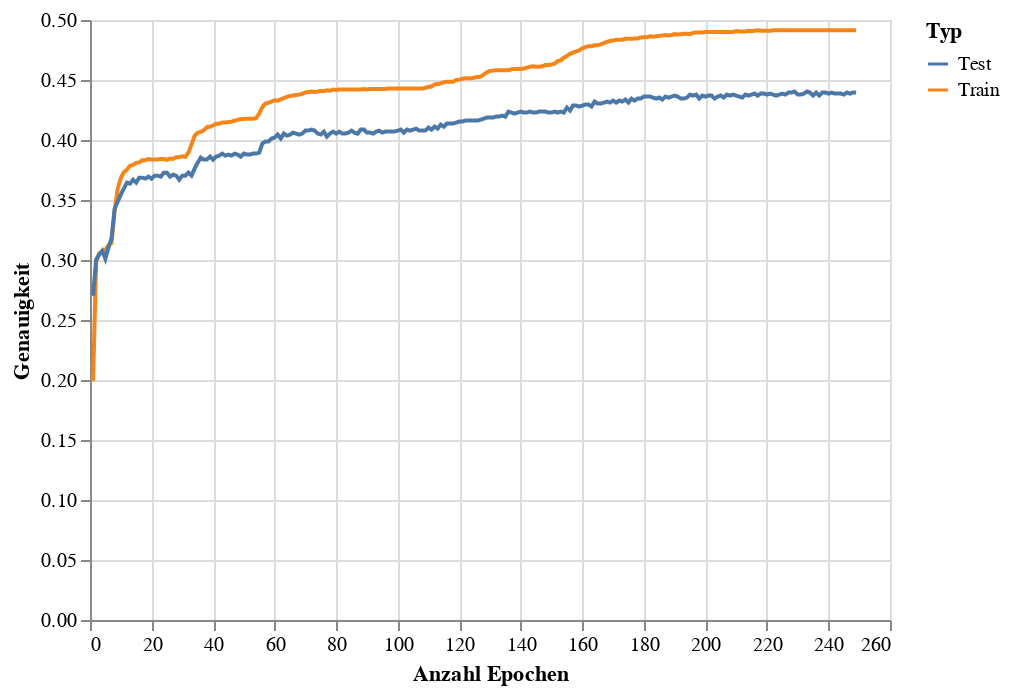

The code cell stored with this chart in its notebook:
### Code cell
train_eval_accuracy_chart = alt.Chart(accuracy_df).mark_line().encode(
    x = alt.X('Epoch',title='Anzahl Epochen'),
    y = alt.Y('Accuracy',title='Genauigkeit'),
    color = alt.Color('Type',title='Typ')
)
train_eval_accuracy_chart

### Figure 1 — Vega-Lite specification as saved in the notebook (floating-point values rounded to 4 significant figures; data arrays with more than 128 entries replaced by an {"elided": "..."} marker saying what was removed)
{"config": {"view": {"continuousWidth": 400, "continuousHeight": 300}}, "data": {"name": "data-10dc11b5268c03e021f74d72e5eaaff6"}, "mark": "line", "encoding": {"color": {"field": "Type", "title": "Typ", "type": "nominal"}, "x": {"field": "Epoch", "title": "Anzahl Epochen", "type": "quantitative"}, "y": {"field": "Accuracy", "title": "Genauigkeit", "type": "quantitative"}}, "$schema": "https://vega.github.io/schema/vega-lite/v4.17.0.json", "datasets": {"data-10dc11b5268c03e021f74d72e5eaaff6": {"elided": "498 records"}}}
